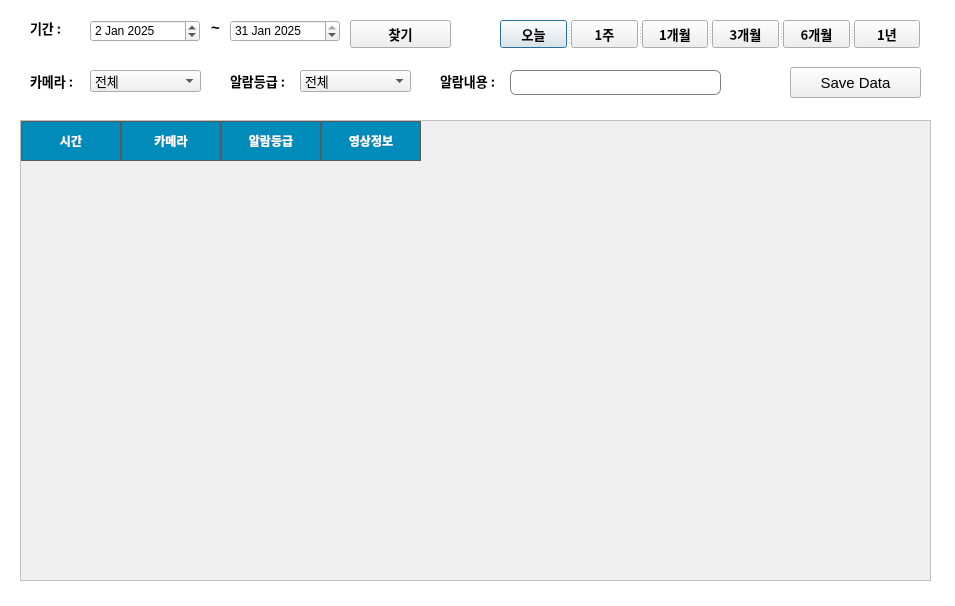
<?xml version="1.0" encoding="UTF-8"?>
<ui version="4.0">
 <class>alarmDialog</class>
 <widget class="QDialog" name="alarmDialog">
  <property name="geometry">
   <rect>
    <x>0</x>
    <y>0</y>
    <width>955</width>
    <height>606</height>
   </rect>
  </property>
  <property name="windowTitle">
   <string>Alarm Information</string>
  </property>
  <property name="styleSheet">
   <string notr="true">QDialog{
	background-color: white;
}

QLineEdit{
	border: 1px solid gray;
	border-radius: 6px;
	padding-left: 15px;
	height: 35px;
}</string>
  </property>
  <widget class="QTableWidget" name="tblalarminfo">
   <property name="geometry">
    <rect>
     <x>20</x>
     <y>120</y>
     <width>911</width>
     <height>461</height>
    </rect>
   </property>
   <property name="styleSheet">
    <string notr="true">QTableWidget{
    background-color: #f0f0f0;
    border: 1px solid #c0c0c0;
    font-family: Arial;
    font-size: 12pt;
    gridline-color: #d3d3d3;
}

QHeaderView::section:horizontal {
    background-color: #008cba;
    color: white;
    font-weight: bold;
    border: 1px solid #5a5a5a;
    padding: 5px;
}</string>
   </property>
   <column>
    <property name="text">
     <string>시간</string>
    </property>
    <property name="font">
     <font>
      <family>Malgun Gothic</family>
      <pointsize>12</pointsize>
     </font>
    </property>
   </column>
   <column>
    <property name="text">
     <string>카메라</string>
    </property>
    <property name="font">
     <font>
      <family>Malgun Gothic</family>
      <pointsize>12</pointsize>
     </font>
    </property>
   </column>
   <column>
    <property name="text">
     <string>알람등급</string>
    </property>
    <property name="font">
     <font>
      <family>Malgun Gothic</family>
      <pointsize>12</pointsize>
     </font>
    </property>
   </column>
   <column>
    <property name="text">
     <string>영상정보</string>
    </property>
    <property name="font">
     <font>
      <family>Malgun Gothic</family>
      <pointsize>12</pointsize>
     </font>
    </property>
   </column>
  </widget>
  <widget class="QLabel" name="label">
   <property name="geometry">
    <rect>
     <x>30</x>
     <y>20</y>
     <width>51</width>
     <height>16</height>
    </rect>
   </property>
   <property name="font">
    <font>
     <family>함초롬돋움</family>
     <pointsize>10</pointsize>
     <weight>75</weight>
     <bold>true</bold>
    </font>
   </property>
   <property name="text">
    <string>기간 :</string>
   </property>
  </widget>
  <widget class="QLabel" name="label_2">
   <property name="geometry">
    <rect>
     <x>30</x>
     <y>70</y>
     <width>51</width>
     <height>21</height>
    </rect>
   </property>
   <property name="font">
    <font>
     <family>함초롬돋움</family>
     <pointsize>10</pointsize>
     <weight>75</weight>
     <bold>true</bold>
    </font>
   </property>
   <property name="text">
    <string>카메라 :</string>
   </property>
  </widget>
  <widget class="QDateEdit" name="destart">
   <property name="geometry">
    <rect>
     <x>90</x>
     <y>20</y>
     <width>110</width>
     <height>22</height>
    </rect>
   </property>
   <property name="dateTime">
    <datetime>
     <hour>0</hour>
     <minute>0</minute>
     <second>0</second>
     <year>2025</year>
     <month>1</month>
     <day>2</day>
    </datetime>
   </property>
   <property name="date">
    <date>
     <year>2025</year>
     <month>1</month>
     <day>2</day>
    </date>
   </property>
  </widget>
  <widget class="QDateEdit" name="deend">
   <property name="geometry">
    <rect>
     <x>230</x>
     <y>20</y>
     <width>110</width>
     <height>22</height>
    </rect>
   </property>
   <property name="dateTime">
    <datetime>
     <hour>0</hour>
     <minute>0</minute>
     <second>0</second>
     <year>2025</year>
     <month>1</month>
     <day>31</day>
    </datetime>
   </property>
   <property name="date">
    <date>
     <year>2025</year>
     <month>1</month>
     <day>31</day>
    </date>
   </property>
  </widget>
  <widget class="QComboBox" name="cbcam">
   <property name="geometry">
    <rect>
     <x>90</x>
     <y>70</y>
     <width>111</width>
     <height>22</height>
    </rect>
   </property>
   <property name="font">
    <font>
     <family>굴림</family>
     <pointsize>10</pointsize>
    </font>
   </property>
   <item>
    <property name="text">
     <string>전체</string>
    </property>
   </item>
   <item>
    <property name="text">
     <string>CAM1</string>
    </property>
   </item>
   <item>
    <property name="text">
     <string>CAM2</string>
    </property>
   </item>
   <item>
    <property name="text">
     <string>CAM3</string>
    </property>
   </item>
   <item>
    <property name="text">
     <string>CAM4</string>
    </property>
   </item>
   <item>
    <property name="text">
     <string>CAM5</string>
    </property>
   </item>
  </widget>
  <widget class="QLabel" name="label_3">
   <property name="geometry">
    <rect>
     <x>200</x>
     <y>20</y>
     <width>31</width>
     <height>16</height>
    </rect>
   </property>
   <property name="font">
    <font>
     <family>Arial</family>
     <pointsize>11</pointsize>
     <weight>75</weight>
     <bold>true</bold>
    </font>
   </property>
   <property name="layoutDirection">
    <enum>Qt::LeftToRight</enum>
   </property>
   <property name="text">
    <string>~</string>
   </property>
   <property name="alignment">
    <set>Qt::AlignCenter</set>
   </property>
  </widget>
  <widget class="QLabel" name="label_4">
   <property name="geometry">
    <rect>
     <x>230</x>
     <y>70</y>
     <width>61</width>
     <height>21</height>
    </rect>
   </property>
   <property name="font">
    <font>
     <family>함초롬돋움</family>
     <pointsize>10</pointsize>
     <weight>75</weight>
     <bold>true</bold>
    </font>
   </property>
   <property name="text">
    <string>알람등급 :</string>
   </property>
  </widget>
  <widget class="QComboBox" name="cbalarmgrade">
   <property name="geometry">
    <rect>
     <x>300</x>
     <y>70</y>
     <width>111</width>
     <height>22</height>
    </rect>
   </property>
   <property name="font">
    <font>
     <family>굴림</family>
     <pointsize>10</pointsize>
    </font>
   </property>
   <item>
    <property name="text">
     <string>전체</string>
    </property>
   </item>
   <item>
    <property name="text">
     <string>주의</string>
    </property>
   </item>
   <item>
    <property name="text">
     <string>위험</string>
    </property>
   </item>
  </widget>
  <widget class="QLabel" name="label_5">
   <property name="geometry">
    <rect>
     <x>440</x>
     <y>70</y>
     <width>61</width>
     <height>21</height>
    </rect>
   </property>
   <property name="font">
    <font>
     <family>함초롬돋움</family>
     <pointsize>10</pointsize>
     <weight>75</weight>
     <bold>true</bold>
    </font>
   </property>
   <property name="text">
    <string>알람내용 :</string>
   </property>
  </widget>
  <widget class="QLineEdit" name="lealarmcontent">
   <property name="geometry">
    <rect>
     <x>510</x>
     <y>70</y>
     <width>211</width>
     <height>25</height>
    </rect>
   </property>
  </widget>
  <widget class="QSplitter" name="splitter">
   <property name="geometry">
    <rect>
     <x>500</x>
     <y>20</y>
     <width>421</width>
     <height>28</height>
    </rect>
   </property>
   <property name="orientation">
    <enum>Qt::Horizontal</enum>
   </property>
   <widget class="QPushButton" name="pbtoday">
    <property name="font">
     <font>
      <family>나눔고딕</family>
      <pointsize>10</pointsize>
      <weight>75</weight>
      <bold>true</bold>
     </font>
    </property>
    <property name="text">
     <string>오늘</string>
    </property>
   </widget>
   <widget class="QPushButton" name="pbweek">
    <property name="font">
     <font>
      <family>나눔고딕</family>
      <pointsize>10</pointsize>
      <weight>75</weight>
      <bold>true</bold>
     </font>
    </property>
    <property name="text">
     <string>1주</string>
    </property>
   </widget>
   <widget class="QPushButton" name="pb1month">
    <property name="font">
     <font>
      <family>나눔고딕</family>
      <pointsize>10</pointsize>
      <weight>75</weight>
      <bold>true</bold>
     </font>
    </property>
    <property name="text">
     <string>1개월</string>
    </property>
   </widget>
   <widget class="QPushButton" name="pb3month">
    <property name="font">
     <font>
      <family>나눔고딕</family>
      <pointsize>10</pointsize>
      <weight>75</weight>
      <bold>true</bold>
     </font>
    </property>
    <property name="text">
     <string>3개월</string>
    </property>
   </widget>
   <widget class="QPushButton" name="pb6month">
    <property name="font">
     <font>
      <family>나눔고딕</family>
      <pointsize>10</pointsize>
      <weight>75</weight>
      <bold>true</bold>
     </font>
    </property>
    <property name="text">
     <string>6개월</string>
    </property>
   </widget>
   <widget class="QPushButton" name="pbyear">
    <property name="font">
     <font>
      <family>나눔고딕</family>
      <pointsize>10</pointsize>
      <weight>75</weight>
      <bold>true</bold>
     </font>
    </property>
    <property name="text">
     <string>1년</string>
    </property>
   </widget>
  </widget>
  <widget class="QPushButton" name="pbsavedata">
   <property name="geometry">
    <rect>
     <x>790</x>
     <y>67</y>
     <width>131</width>
     <height>31</height>
    </rect>
   </property>
   <property name="font">
    <font>
     <family>Arial</family>
     <pointsize>11</pointsize>
     <weight>50</weight>
     <bold>false</bold>
    </font>
   </property>
   <property name="text">
    <string>Save Data</string>
   </property>
  </widget>
  <widget class="QPushButton" name="pbsearch">
   <property name="geometry">
    <rect>
     <x>350</x>
     <y>20</y>
     <width>101</width>
     <height>28</height>
    </rect>
   </property>
   <property name="font">
    <font>
     <family>나눔고딕</family>
     <pointsize>10</pointsize>
     <weight>75</weight>
     <bold>true</bold>
    </font>
   </property>
   <property name="text">
    <string>찾기</string>
   </property>
  </widget>
 </widget>
 <resources/>
 <connections/>
</ui>
